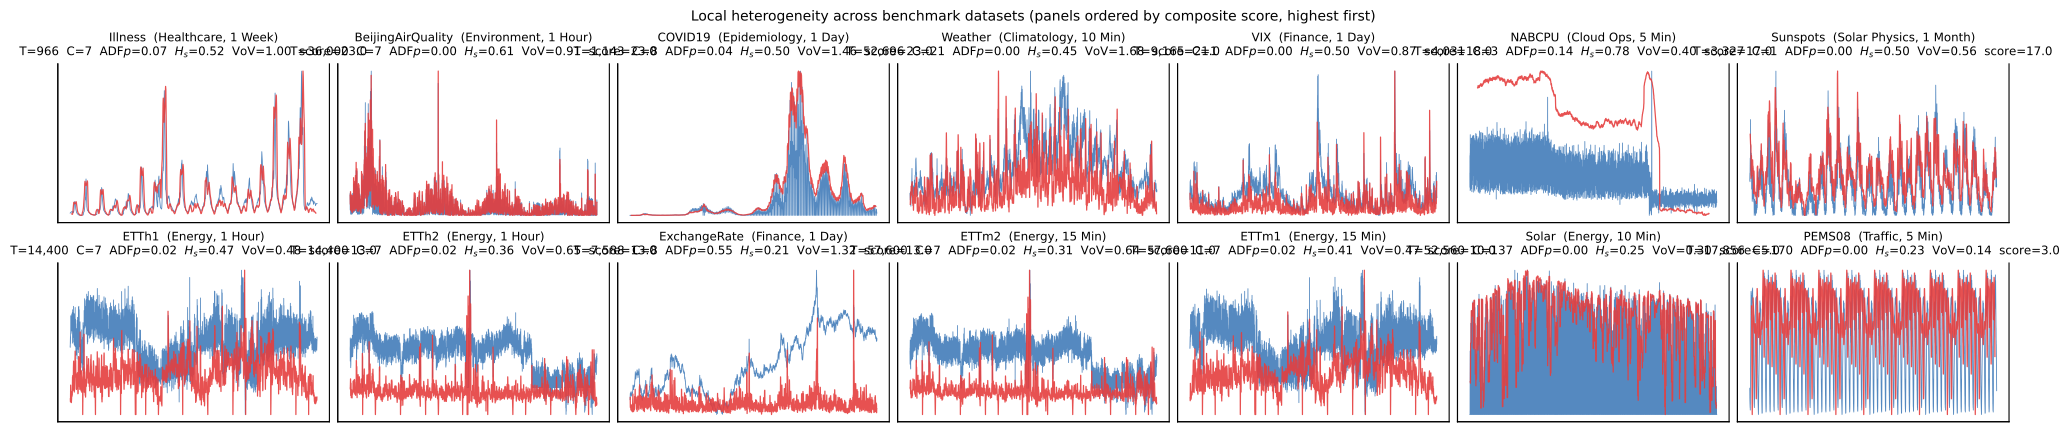

Write Python code to recreate this figure.
"""Unified local-heterogeneity analysis for all benchmark datasets.

Running this file produces two artefacts in ``vis/``:

  1. ``dataset_heterogeneity_analysis.pdf``  -- per-dataset signal + rolling-std
     figure, panels ordered by the composite heterogeneity score (most
     heterogeneous first).
  2. ``dataset_heterogeneity_statistic.csv`` -- stats table, also sorted by the
     composite score in descending order.

Metrics (computed from ALL channels per dataset, after z-normalising each
channel):

  * ``ADF_p``            : Augmented Dickey--Fuller p-value. Higher => more
                           non-stationary.
  * ``spectral_entropy`` : Shannon entropy of the power spectrum (DC excluded)
                           normalised to [0, 1]. ~0 => concentrated periodicity,
                           ~1 => broadband / chaotic.
  * ``VoV``              : std / mean of the rolling-window standard deviation
                           (~1 day window). Directly measures heterogeneity in
                           local second-order moments.
  * ``score``            : ``rank(H_s) + rank(VoV)``, a non-parametric
                           composite index where each dataset is ranked 1..N
                           on each metric (N = highest). The sum therefore
                           lives in ``[2, 2N]``; larger => more locally
                           heterogeneous.

Scoring design choices
----------------------
1. **We do NOT fold ADF_p into the score.** The ADF p-value measures *global*
   stationarity: a high p-value means we cannot reject a unit root, i.e. the
   series is close to a random walk with a drifting mean. That is emphatically
   NOT the same as "rich local regime structure"; a pure random walk is
   globally non-stationary but locally homogeneous (only white-noise
   increments). Including ADF_p would spuriously reward random-walk-like
   series (e.g., ExchangeRate) whose predictability is actually low rather
   than whose regime structure is rich. ADF_p is therefore kept in the CSV
   and the figure as a diagnostic only.

2. **We use rank-sum rather than z-score sum.** VoV has a heavy right tail
   (Weather's ~2.0 versus PEMS08's ~0.1), so a z-score composite lets the one
   outlier dominate the ranking and compresses every other dataset into a
   narrow band near zero. Non-parametric rank aggregation is outlier-immune
   (Borda-count / Wilcoxon style), produces a natively bounded score in
   ``[2, 2N]``, and separates the middle datasets more cleanly.
"""
from __future__ import annotations

import csv
import os

import numpy as np
import matplotlib.pyplot as plt
from matplotlib import rcParams

try:
    from statsmodels.tsa.stattools import adfuller
    _HAS_SM = True
except Exception:  # pragma: no cover - statsmodels is expected to be present
    _HAS_SM = False

THIS_DIR = os.path.dirname(os.path.abspath(__file__))
DATASET_ROOT = os.path.join(THIS_DIR, os.pardir, "datasets")
OUT_PDF = os.path.join(THIS_DIR, "dataset_heterogeneity_analysis.pdf")
OUT_CSV = os.path.join(THIS_DIR, "dataset_heterogeneity_statistic.csv")

# (name, domain, freq_str, freq_min)
DATASETS = [
    ("ETTh1",             "Energy",        "1 Hour",   60),
    ("ETTh2",             "Energy",        "1 Hour",   60),
    ("ETTm1",             "Energy",        "15 Min",   15),
    ("ETTm2",             "Energy",        "15 Min",   15),
    ("Weather",           "Climatology",   "10 Min",   10),
    ("Illness",           "Healthcare",    "1 Week",   7 * 24 * 60),
    ("ExchangeRate",      "Finance",       "1 Day",    24 * 60),
    ("Solar",             "Energy",        "10 Min",   10),
    ("PEMS08",            "Traffic",       "5 Min",    5),
    ("BeijingAirQuality", "Environment",   "1 Hour",   60),
    ("COVID19",           "Epidemiology",  "1 Day",    24 * 60),
    ("VIX",               "Finance",       "1 Day",    24 * 60),
    ("NABCPU",            "Cloud Ops",     "5 Min",    5),
    ("Sunspots",          "Solar Physics", "1 Month",  30 * 24 * 60),
]


# --------------------------------------------------------------------------- #
# Data loading + per-dataset metrics
# --------------------------------------------------------------------------- #

def _load_full(name: str) -> np.ndarray:
    """Concatenate train/val/test into the full (T, C) array."""
    parts = [np.load(os.path.join(DATASET_ROOT, name, f"{split}_data.npy"))
             for split in ("train", "val", "test")]
    return np.concatenate(parts, axis=0).astype(np.float64)


def _window_size(freq_minutes: int) -> int:
    """Rolling window ~= 1 day, capped at 256 for low-frequency datasets."""
    if freq_minutes <= 0:
        return 24
    w = max(12, int(round(24 * 60 / freq_minutes)))
    return min(w, 256)


def _normalize_channel(x: np.ndarray) -> np.ndarray:
    mu = np.nanmean(x)
    sigma = np.nanstd(x) + 1e-8
    return (x - mu) / sigma


def _spectral_entropy(x: np.ndarray) -> float:
    x = x - np.mean(x)
    spec = np.abs(np.fft.rfft(x)) ** 2
    spec = spec[1:]  # drop DC
    if spec.sum() <= 0:
        return 0.0
    p = spec / spec.sum()
    h = -np.sum(p * np.log(p + 1e-12))
    return float(h / np.log(len(p)))  # normalised to [0, 1]


def _rolling_std(x: np.ndarray, w: int) -> np.ndarray:
    if len(x) <= w:
        return np.array([np.std(x)])
    x2 = np.convolve(x ** 2, np.ones(w) / w, mode="valid")
    x1 = np.convolve(x,       np.ones(w) / w, mode="valid")
    return np.sqrt(np.maximum(x2 - x1 ** 2, 0.0))


def compute_stats(name: str, freq_minutes: int,
                  adf_max_channels: int = 20,
                  adf_len: int = 2000) -> dict:
    """Compute the three diagnostics for one dataset.

    H_s and VoV are averaged over ALL channels (cheap). ADF is only run on the
    first ``adf_max_channels`` channels after decimating the series to
    ``adf_len`` points, which keeps runtime linear in #datasets.
    """
    data = _load_full(name)
    T, C = data.shape
    w = _window_size(freq_minutes)

    hs_list, vov_list, adf_list = [], [], []
    for c in range(C):
        x = data[:, c]
        if np.isnan(x).any():
            x = np.nan_to_num(x, nan=np.nanmean(x))
        xn = _normalize_channel(x)

        hs_list.append(_spectral_entropy(xn))

        r = _rolling_std(xn, w)
        if len(r) > 1 and r.mean() > 0:
            vov_list.append(float(r.std() / r.mean()))

        if _HAS_SM and c < adf_max_channels:
            xs = xn if len(xn) <= adf_len else xn[:: max(1, len(xn) // adf_len)][:adf_len]
            try:
                adf_list.append(adfuller(xs, autolag=None, maxlag=10)[1])
            except Exception:
                pass

    return {
        "name": name,
        "T": int(T),
        "C": int(C),
        "window": w,
        "adf_p": float(np.mean(adf_list)) if adf_list else float("nan"),
        "spec_entropy": float(np.mean(hs_list)),
        "vov": float(np.mean(vov_list)) if vov_list else float("nan"),
    }


# --------------------------------------------------------------------------- #
# Composite score + sort
# --------------------------------------------------------------------------- #

def _rank_ascending(values: np.ndarray) -> np.ndarray:
    """Rank values in ascending order (1 = smallest, N = largest).

    Ties are resolved by average rank (standard Wilcoxon convention). We do
    this in pure NumPy to avoid an extra scipy dependency at call time.
    """
    values = np.asarray(values, dtype=float)
    n = len(values)
    order = np.argsort(values, kind="stable")
    ranks = np.empty(n, dtype=float)
    # First pass: assign dense 1..N ranks.
    ranks[order] = np.arange(1, n + 1, dtype=float)
    # Second pass: average ranks across tied groups.
    sorted_vals = values[order]
    i = 0
    while i < n:
        j = i + 1
        while j < n and sorted_vals[j] == sorted_vals[i]:
            j += 1
        if j - i > 1:
            avg = (i + j + 1) / 2.0  # mean of (i+1 .. j) in 1-based ranks
            ranks[order[i:j]] = avg
        i = j
    return ranks


def attach_composite_score(stats_list: list[dict]) -> list[dict]:
    """Add ``score = rank(H_s) + rank(VoV)`` to every dict, in place.

    Each metric is ranked 1..N in ascending order (ties broken by average
    rank). Higher composite score => more locally heterogeneous. See module
    docstring for why we pick rank-sum over z-score-sum and why ADF_p is
    excluded.
    """
    hs  = np.array([s["spec_entropy"] for s in stats_list])
    vov = np.array([s["vov"]          for s in stats_list])
    rank_hs  = _rank_ascending(hs)
    rank_vov = _rank_ascending(vov)
    for s, rh, rv in zip(stats_list, rank_hs, rank_vov):
        s["rank_hs"]  = float(rh)
        s["rank_vov"] = float(rv)
        s["score"]    = float(rh + rv)  # in [2, 2N]
    return stats_list


# --------------------------------------------------------------------------- #
# PDF figure (panels ordered same as the sorted stats list)
# --------------------------------------------------------------------------- #

def plot_panels(sorted_stats: list[dict], info_by_name: dict) -> None:
    rcParams.update({"font.size": 9, "pdf.fonttype": 42, "ps.fonttype": 42})
    n = len(sorted_stats)
    ncols = 7
    nrows = int(np.ceil(n / ncols))
    fig, axes = plt.subplots(nrows, ncols,
                             figsize=(ncols * 2.8, nrows * 2.1),
                             constrained_layout=True)
    axes = np.array(axes).reshape(-1)

    for ax, st in zip(axes, sorted_stats):
        name = st["name"]
        domain, freq_str, _ = info_by_name[name]
        data = _load_full(name)
        rng = np.random.default_rng(1)
        ch = int(rng.integers(0, data.shape[1]))
        x = np.nan_to_num(data[:, ch], nan=np.nanmean(data[:, ch]))
        xn = _normalize_channel(x)
        t = np.arange(len(xn))

        ax.plot(t, xn, color="#2b6cb0", linewidth=0.6, alpha=0.8)
        w = st["window"]
        if len(xn) > w:
            rs = _rolling_std(xn, w)
            tr = np.arange(len(rs)) + w // 2
            ax2 = ax.twinx()
            ax2.plot(tr, rs, color="#e53e3e", linewidth=0.9, alpha=0.9)
            ax2.set_yticks([])
            ax2.spines["top"].set_visible(False)

        ax.set_title(
            f"{name}  ({domain}, {freq_str})\n"
            f"T={st['T']:,}  C={st['C']}  ADF$p$={st['adf_p']:.2f}  "
            f"$H_s$={st['spec_entropy']:.2f}  VoV={st['vov']:.2f}  "
            f"score={st['score']:.1f}",
            fontsize=8.5,
        )
        ax.set_xticks([])
        ax.set_yticks([])
        for s in ("top", "right"):
            ax.spines[s].set_visible(False)

    for ax in axes[n:]:
        ax.axis("off")

    fig.suptitle(
        "Local heterogeneity across benchmark datasets "
        "(panels ordered by composite score, highest first)",
        fontsize=10,
    )
    fig.savefig(OUT_PDF, bbox_inches="tight")
    plt.close(fig)
    print(f"Saved figure to {OUT_PDF}")


# --------------------------------------------------------------------------- #
# CSV + stdout table
# --------------------------------------------------------------------------- #

def save_csv(sorted_stats: list[dict], info_by_name: dict) -> None:
    with open(OUT_CSV, "w", newline="") as f:
        writer = csv.writer(f)
        writer.writerow(["rank", "dataset", "domain", "frequency", "T", "C",
                         "ADF_p", "spectral_entropy", "VoV",
                         "rank_H_s", "rank_VoV", "score"])
        for rank, s in enumerate(sorted_stats, 1):
            name = s["name"]
            domain, freq_str, _ = info_by_name[name]
            writer.writerow([rank, name, domain, freq_str, s["T"], s["C"],
                             f"{s['adf_p']:.4f}",
                             f"{s['spec_entropy']:.4f}",
                             f"{s['vov']:.4f}",
                             f"{s['rank_hs']:g}",
                             f"{s['rank_vov']:g}",
                             f"{s['score']:g}"])
    print(f"Saved stats to {OUT_CSV}")


def print_ranking(sorted_stats: list[dict]) -> None:
    n = len(sorted_stats)
    print(f"\nComposite local-heterogeneity ranking  "
          f"(score = rank(H_s) + rank(VoV), in [2, {2 * n}]; ADF_p diagnostic only)")
    print("-" * 92)
    print(f"{'rank':>4s} {'dataset':20s} {'T':>8s} {'C':>5s} "
          f"{'ADF p':>7s} {'H_s':>6s} {'VoV':>6s} "
          f"{'r(H)':>5s} {'r(V)':>5s} {'score':>6s}")
    print("-" * 92)
    for rank, s in enumerate(sorted_stats, 1):
        print(f"{rank:>4d} {s['name']:20s} {s['T']:>8d} {s['C']:>5d} "
              f"{s['adf_p']:>7.3f} {s['spec_entropy']:>6.3f} {s['vov']:>6.3f} "
              f"{s['rank_hs']:>5g} {s['rank_vov']:>5g} {s['score']:>6g}")


# --------------------------------------------------------------------------- #
# Entry point
# --------------------------------------------------------------------------- #

def main() -> None:
    info_by_name = {name: (domain, freq_str, freq_min)
                    for name, domain, freq_str, freq_min in DATASETS}

    stats_list = [compute_stats(name, freq_min) for name, _, _, freq_min in DATASETS]
    attach_composite_score(stats_list)

    stats_list.sort(key=lambda s: -s["score"])   # high -> low

    save_csv(stats_list, info_by_name)
    print_ranking(stats_list)
    plot_panels(stats_list, info_by_name)


if __name__ == "__main__":
    main()
